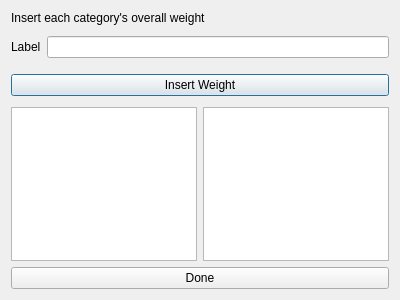
<?xml version="1.0" encoding="UTF-8"?>
<ui version="4.0">
 <class>ChooseWeights</class>
 <widget class="QDialog" name="ChooseWeights">
  <property name="geometry">
   <rect>
    <x>0</x>
    <y>0</y>
    <width>400</width>
    <height>300</height>
   </rect>
  </property>
  <property name="windowTitle">
   <string>Dialog</string>
  </property>
  <layout class="QVBoxLayout" name="verticalLayout">
   <item>
    <widget class="QLabel" name="label">
     <property name="text">
      <string>Insert each category's overall weight</string>
     </property>
    </widget>
   </item>
   <item>
    <layout class="QFormLayout" name="formLayout">
     <property name="topMargin">
      <number>5</number>
     </property>
     <property name="bottomMargin">
      <number>5</number>
     </property>
     <item row="0" column="0">
      <widget class="QLabel" name="gradeLabel">
       <property name="text">
        <string>Label</string>
       </property>
      </widget>
     </item>
     <item row="0" column="1">
      <widget class="QLineEdit" name="gradeLabelInput"/>
     </item>
    </layout>
   </item>
   <item>
    <layout class="QHBoxLayout" name="horizontalLayout_2">
     <property name="topMargin">
      <number>5</number>
     </property>
     <property name="bottomMargin">
      <number>5</number>
     </property>
     <item>
      <widget class="QPushButton" name="pushButton">
       <property name="text">
        <string>Insert Weight</string>
       </property>
      </widget>
     </item>
    </layout>
   </item>
   <item>
    <layout class="QHBoxLayout" name="horizontalLayout">
     <item>
      <widget class="QListView" name="gradesList"/>
     </item>
     <item>
      <widget class="QListView" name="weightsList"/>
     </item>
    </layout>
   </item>
   <item>
    <widget class="QPushButton" name="doneButton">
     <property name="text">
      <string>Done</string>
     </property>
    </widget>
   </item>
  </layout>
 </widget>
 <resources/>
 <connections/>
</ui>
